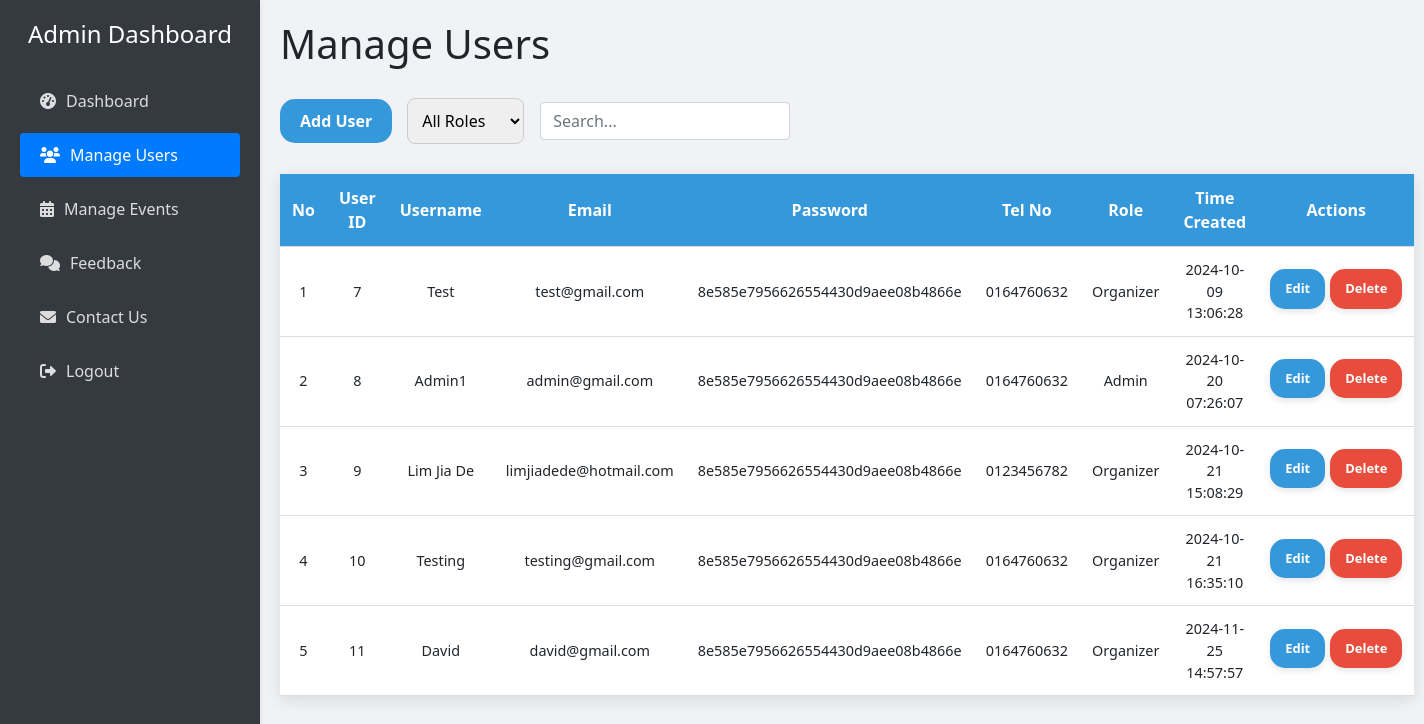
Screenshot of /admin/admin_manage_user.php (signed in) with the database file from the repository.
### tables this page shows
CREATE TABLE `user` (
  `user_id` int(11) NOT NULL,
  `username` varchar(50) NOT NULL,
  `email` varchar(100) NOT NULL,
  `password` varchar(255) NOT NULL,
  `telno` varchar(15) NOT NULL,
  `role` varchar(20) NOT NULL,
  `time_created` timestamp NOT NULL DEFAULT current_timestamp()
);

### admin/admin_manage_user.php (the view, shortened to what this page needs)
<?php
include '../config.php';
$role_filter = isset($_GET['role']) ? $_GET['role'] : '';
if ($role_filter) {
    $user_query = "SELECT * FROM user WHERE role = '$role_filter'";
} else {
    $user_query = "SELECT * FROM user";
}
$user_result = mysqli_query($conn, $user_query);
?>
<!DOCTYPE html>
<html lang="en">
<head>
    <link href="https://stackpath.bootstrapcdn.com/bootstrap/4.5.2/css/bootstrap.min.css" rel="stylesheet">
    <link rel="stylesheet" href="https://cdnjs.cloudflare.com/ajax/libs/font-awesome/6.0.0-beta3/css/all.min.css">
</head>
<body>
<?php include 'sidebar.php'; ?>
<div class="main-content">
    <h1>Manage Users</h1>
    <div class="d-flex align-items-center mb-3">
    <button class="add-user-button" data-toggle="modal" data-target="#addUserModal">Add User</button>
    <select class="filter-select" id="roleFilter" onchange="filterUsers()">
        <option value="" <?php echo $role_filter === '' ? 'selected' : ''; ?>>All Roles</option>
    </select>
    <input type="text" id="searchInput" class="form-control ml-3" placeholder="Search..." onkeyup="searchTable()" style="width: 250px;">
    </div>
    <table class="user-table">
        <thead>
            <tr>
                <th>No</th>
                <th>User ID</th>
                <th>Username</th>
                <th>Email</th>
                <th>Password</th>
                <th>Tel No</th>
                <th>Role</th>
                <th>Time Created</th>
                <th>Actions</th>
            </tr>
        </thead>
        <tbody id="userTableBody">
            <?php
            $no = 1;
            while($user = mysqli_fetch_assoc($user_result)): ?>
            <tr>
                <td><?php echo $no++; ?></td>
                <td><?php echo $user['user_id']; ?></td>
                <td><?php echo $user['username']; ?></td>
                <td><?php echo $user['email']; ?></td>
                <td><?php echo $user['password']; ?></td>
                <td><?php echo $user['telno']; ?></td>
                <td><?php echo $user['role']; ?></td>
                <td><?php echo $user['time_created']; ?></td>
                <td class="table-actions">
                    <div class="action-buttons">
                        <a href="#" class="action-button" data-toggle="modal" data-target="#editUserModal<?php echo $user['user_id']; ?>" >Edit</a>
                        <a href="delete_user.php?id=<?php echo $user['user_id']; ?>" class="action-button delete-button" onclick="return confirm('Are you sure you want to delete this user?')">Delete</a>
                    </div>
                </td>
            </tr>
            <?php endwhile; ?>
        </tbody>
    </table>
</div>
</body>
</html>

### admin/sidebar.php (style rules this page uses)
.main-content { margin-left: 260px; padding: 20px; }

### rows the page displays
user: user_id "7", username "Test", email "test@gmail.com", password "8e585e7956626554430d9aee08b4866e", telno "0164760632", role "Organizer", time_created "2024-10-09 13:06:28"
user: user_id "8", username "Admin1", email "admin@gmail.com", password "8e585e7956626554430d9aee08b4866e", telno "0164760632", role "Admin", time_created "2024-10-20 07:26:07"
user: user_id "9", username "Lim Jia De", email "limjiadede@hotmail.com", password "8e585e7956626554430d9aee08b4866e", telno "0123456782", role "Organizer", time_created "2024-10-21 15:08:29"
user: user_id "10", username "Testing", email "testing@gmail.com", password "8e585e7956626554430d9aee08b4866e", telno "0164760632", role "Organizer", time_created "2024-10-21 16:35:10"
user: user_id "11", username "David", email "david@gmail.com", password "8e585e7956626554430d9aee08b4866e", telno "0164760632", role "Organizer", time_created "2024-11-25 14:57:57"
